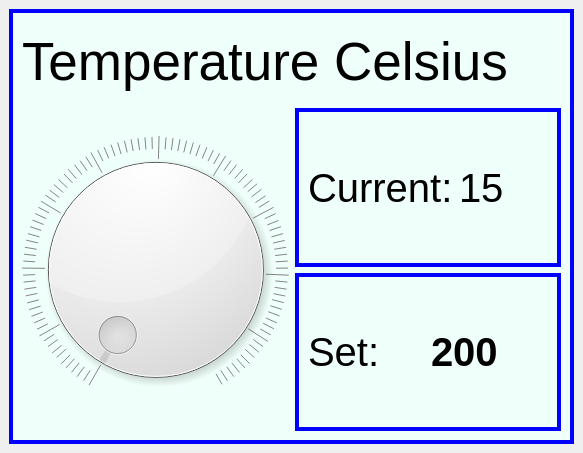
<?xml version="1.0" encoding="UTF-8"?>
<ui version="4.0">
 <class>TempPage</class>
 <widget class="QMainWindow" name="TempPage">
  <property name="geometry">
   <rect>
    <x>0</x>
    <y>0</y>
    <width>583</width>
    <height>453</height>
   </rect>
  </property>
  <property name="windowTitle">
   <string>MainWindow</string>
  </property>
  <widget class="QWidget" name="centralwidget">
   <layout class="QHBoxLayout" name="horizontalLayout_3">
    <item>
     <widget class="QFrame" name="frame">
      <property name="styleSheet">
       <string notr="true">.QFrame { 
   border: 4px solid blue ;
   background: rgb(239, 255, 249);
} </string>
      </property>
      <property name="frameShape">
       <enum>QFrame::StyledPanel</enum>
      </property>
      <property name="frameShadow">
       <enum>QFrame::Raised</enum>
      </property>
      <layout class="QVBoxLayout" name="verticalLayout">
       <item>
        <widget class="QLabel" name="label">
         <property name="sizePolicy">
          <sizepolicy hsizetype="Preferred" vsizetype="Minimum">
           <horstretch>0</horstretch>
           <verstretch>0</verstretch>
          </sizepolicy>
         </property>
         <property name="maximumSize">
          <size>
           <width>16777188</width>
           <height>80</height>
          </size>
         </property>
         <property name="font">
          <font>
           <pointsize>40</pointsize>
          </font>
         </property>
         <property name="styleSheet">
          <string notr="true">QLabel{
qproperty-alignment: 'AlignCenter';
}</string>
         </property>
         <property name="text">
          <string>Temperature Celsius</string>
         </property>
        </widget>
       </item>
       <item>
        <layout class="QHBoxLayout" name="horizontalLayout">
         <item>
          <widget class="QDial" name="dial">
           <property name="enabled">
            <bool>true</bool>
           </property>
           <property name="sizePolicy">
            <sizepolicy hsizetype="Preferred" vsizetype="Preferred">
             <horstretch>0</horstretch>
             <verstretch>0</verstretch>
            </sizepolicy>
           </property>
           <property name="acceptDrops">
            <bool>false</bool>
           </property>
           <property name="styleSheet">
            <string notr="true">QDial{

}</string>
           </property>
           <property name="invertedAppearance">
            <bool>false</bool>
           </property>
           <property name="invertedControls">
            <bool>false</bool>
           </property>
           <property name="notchesVisible">
            <bool>true</bool>
           </property>
          </widget>
         </item>
         <item>
          <layout class="QVBoxLayout" name="verticalLayout_2">
           <item>
            <widget class="QFrame" name="horizontalFrame">
             <property name="frameShape">
              <enum>QFrame::Panel</enum>
             </property>
             <layout class="QHBoxLayout" name="horizontalLayout_2">
              <item>
               <widget class="QLabel" name="label_2">
                <property name="font">
                 <font>
                  <pointsize>30</pointsize>
                 </font>
                </property>
                <property name="text">
                 <string>Current:</string>
                </property>
               </widget>
              </item>
              <item>
               <widget class="QLabel" name="label_3">
                <property name="font">
                 <font>
                  <pointsize>30</pointsize>
                 </font>
                </property>
                <property name="text">
                 <string>15</string>
                </property>
               </widget>
              </item>
             </layout>
            </widget>
           </item>
           <item>
            <widget class="QFrame" name="horizontalFrame_2">
             <property name="frameShape">
              <enum>QFrame::Box</enum>
             </property>
             <layout class="QHBoxLayout" name="horizontalLayout_4">
              <item>
               <widget class="QLabel" name="label_4">
                <property name="font">
                 <font>
                  <pointsize>30</pointsize>
                 </font>
                </property>
                <property name="text">
                 <string>Set: </string>
                </property>
               </widget>
              </item>
              <item>
               <widget class="QLabel" name="label_dial_value">
                <property name="sizePolicy">
                 <sizepolicy hsizetype="Minimum" vsizetype="Minimum">
                  <horstretch>0</horstretch>
                  <verstretch>0</verstretch>
                 </sizepolicy>
                </property>
                <property name="maximumSize">
                 <size>
                  <width>16777215</width>
                  <height>16777215</height>
                 </size>
                </property>
                <property name="font">
                 <font>
                  <pointsize>30</pointsize>
                  <bold>true</bold>
                 </font>
                </property>
                <property name="styleSheet">
                 <string notr="true">QLabel{
qproperty-alignment: 'AlignCenter';
}</string>
                </property>
                <property name="frameShape">
                 <enum>QFrame::NoFrame</enum>
                </property>
                <property name="text">
                 <string>200</string>
                </property>
               </widget>
              </item>
             </layout>
            </widget>
           </item>
          </layout>
         </item>
        </layout>
       </item>
      </layout>
     </widget>
    </item>
   </layout>
  </widget>
 </widget>
 <resources/>
 <connections/>
</ui>
